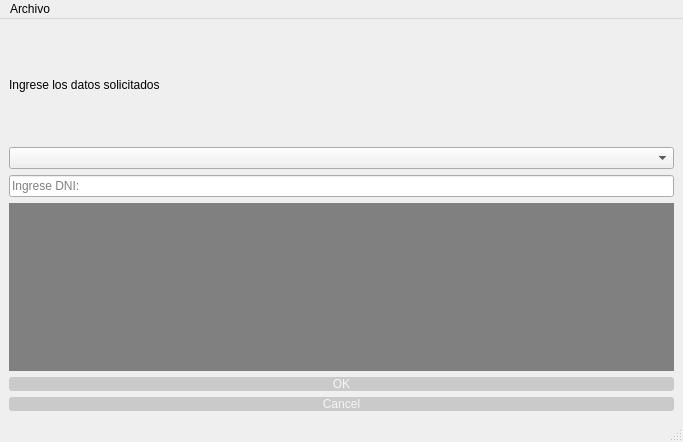
<?xml version="1.0" encoding="UTF-8"?>
<ui version="4.0">
 <class>MainWindow</class>
 <widget class="QMainWindow" name="MainWindow">
  <property name="geometry">
   <rect>
    <x>0</x>
    <y>0</y>
    <width>683</width>
    <height>442</height>
   </rect>
  </property>
  <property name="windowTitle">
   <string>MainWindow</string>
  </property>
  <widget class="QWidget" name="centralwidget">
   <layout class="QGridLayout" name="gridLayout">
    <item row="2" column="0">
     <widget class="QPushButton" name="btn_ok_">
      <property name="styleSheet">
       <string notr="true">QPushButton
{
color:whitesmoke;
background-color:rgb(202, 202, 202);
border:solid 1px black;
border-radius:3px; 
border-style:hidden;
}
QPushButton:hover{
background-color:rgb(86, 229, 78);
}</string>
      </property>
      <property name="text">
       <string>OK</string>
      </property>
     </widget>
    </item>
    <item row="0" column="0">
     <layout class="QVBoxLayout" name="verticalLayout">
      <item>
       <widget class="QLabel" name="label">
        <property name="styleSheet">
         <string notr="true">QLabel{
padding:0px;
}</string>
        </property>
        <property name="text">
         <string>Ingrese los datos solicitados</string>
        </property>
       </widget>
      </item>
      <item>
       <widget class="QComboBox" name="cmb_Genre">
        <property name="currentText">
         <string/>
        </property>
        <property name="placeholderText">
         <string>Seleccionar Género:</string>
        </property>
       </widget>
      </item>
      <item>
       <widget class="QLineEdit" name="line_dni">
        <property name="placeholderText">
         <string>Ingrese DNI:</string>
        </property>
       </widget>
      </item>
     </layout>
    </item>
    <item row="1" column="0">
     <widget class="QLabel" name="lbl_invisible">
      <property name="styleSheet">
       <string notr="true">QLabel{
background-color:grey;
color:white;
}</string>
      </property>
      <property name="text">
       <string/>
      </property>
     </widget>
    </item>
    <item row="3" column="0">
     <widget class="QPushButton" name="btn_cancel_">
      <property name="styleSheet">
       <string notr="true">QPushButton{
color:whitesmoke;
background-color:rgb(202, 202, 202);
border:solid 1px black;
border-radius:3px; 
border-style:hidden;
}
QPushButton:hover{
background-color:red;
}</string>
      </property>
      <property name="text">
       <string>Cancel</string>
      </property>
     </widget>
    </item>
   </layout>
  </widget>
  <widget class="QMenuBar" name="menubar">
   <property name="geometry">
    <rect>
     <x>0</x>
     <y>0</y>
     <width>683</width>
     <height>22</height>
    </rect>
   </property>
   <widget class="QMenu" name="menuArchivo">
    <property name="title">
     <string>Archivo</string>
    </property>
    <addaction name="actionExportar"/>
   </widget>
   <addaction name="menuArchivo"/>
  </widget>
  <widget class="QStatusBar" name="statusbar"/>
  <action name="actionExportar">
   <property name="text">
    <string>Exportar</string>
   </property>
  </action>
 </widget>
 <resources/>
 <connections/>
</ui>
